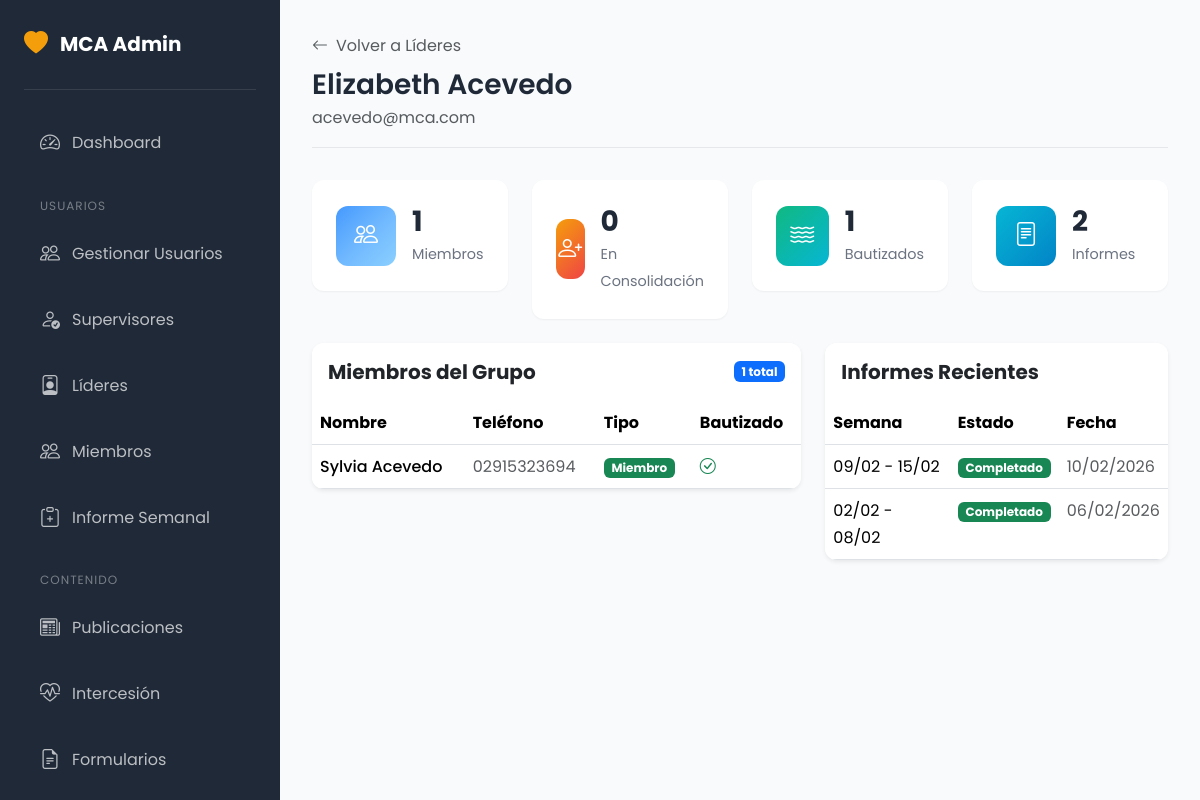
Screenshot of /admin/lider-stats.php?id=3 (signed in) with the database file from the repository.
### tables this page shows
CREATE TABLE `users` (
  `id` int(11) NOT NULL,
  `username` varchar(50) NOT NULL,
  `email` varchar(100) NOT NULL,
  `password` varchar(255) NOT NULL,
  `full_name` varchar(100) NOT NULL,
  `phone` varchar(20) DEFAULT NULL,
  `role` enum('admin','supervisor','lider','admin_jovenes','admin_mujeres','admin_varones','admin_juveniles','admin_evangelismo','admin_intercesion','user') NOT NULL DEFAULT 'user',
  `is_active` tinyint(1) NOT NULL DEFAULT 1,
  `created_at` timestamp NOT NULL DEFAULT current_timestamp(),
  `updated_at` timestamp NOT NULL DEFAULT current_timestamp() ON UPDATE current_timestamp()
);

CREATE TABLE `miembros` (
  `id` int(11) NOT NULL,
  `lider_id` int(11) NOT NULL,
  `nombre` varchar(100) NOT NULL,
  `telefono` varchar(20) DEFAULT NULL,
  `email` varchar(100) DEFAULT NULL,
  `direccion` text DEFAULT NULL,
  `fecha_nacimiento` date DEFAULT NULL,
  `notas` text DEFAULT NULL,
  `is_active` tinyint(1) NOT NULL DEFAULT 1,
  `created_at` timestamp NOT NULL DEFAULT current_timestamp(),
  `es_consolidacion` tinyint(1) DEFAULT 0,
  `esta_bautizado` tinyint(1) DEFAULT 0
);

CREATE TABLE `informes_semanales` (
  `id` int(11) NOT NULL,
  `lider_id` int(11) NOT NULL,
  `semana_inicio` date NOT NULL,
  `semana_fin` date NOT NULL,
  `observaciones` text DEFAULT NULL,
  `created_at` timestamp NOT NULL DEFAULT current_timestamp(),
  `updated_at` timestamp NOT NULL DEFAULT current_timestamp() ON UPDATE current_timestamp(),
  `estado` varchar(20) DEFAULT 'borrador',
  `anfitrion` varchar(100) DEFAULT NULL,
  `fecha_reunion` date DEFAULT NULL,
  `direccion` varchar(255) DEFAULT NULL,
  `hora_inicio` time DEFAULT NULL,
  `hora_termino` time DEFAULT NULL,
  `total_miembros` int(11) DEFAULT 0,
  `en_consolidacion` int(11) DEFAULT 0,
  `total_asistentes` int(11) DEFAULT 0,
  `nuevos_evangelizados` int(11) DEFAULT 0,
  `confesiones_fe` int(11) DEFAULT 0,
  `tema_expuesto` varchar(255) DEFAULT NULL,
  `ofrenda` decimal(10,2) DEFAULT 0.00,
  `proxima_fecha_omt` date DEFAULT NULL
);

### includes/functions.php (called while the page is built, shortened)
<?php
function sanitize($input) {
    return htmlspecialchars(trim($input), ENT_QUOTES, 'UTF-8');
}
function formatDate($date, $format = 'd/m/Y') {
    return date($format, strtotime($date));
}

### admin/lider-stats.php (the view, shortened to what this page needs)
<?php
require_once __DIR__ . '/../includes/functions.php';
$pdo = getConnection();
$liderId = (int)($_GET['id'] ?? 0);
$stmt = $pdo->prepare("SELECT * FROM users WHERE id = ? AND role = 'lider'");
$stmt->execute([$liderId]);
$lider = $stmt->fetch();
try {
    $stmt = $pdo->prepare("SELECT * FROM miembros WHERE lider_id = ? AND is_active = 1 ORDER BY nombre ASC");
    $stmt->execute([$liderId]);
    $miembros = $stmt->fetchAll();
} catch (PDOException $e) {
    $miembros = [];
}
try {
    $stmt = $pdo->prepare("
        SELECT * FROM informes_semanales
        WHERE lider_id = ?
        ORDER BY semana_inicio DESC
        LIMIT 12
    ");
    $stmt->execute([$liderId]);
    $informes = $stmt->fetchAll();
} catch (PDOException $e) {
    $informes = [];
}
$totalMiembros = count(array_filter($miembros, fn($m) => empty($m['es_consolidacion'] ?? 0)));
$enConsolidacion = count(array_filter($miembros, fn($m) => !empty($m['es_consolidacion'] ?? 0)));
$bautizados = count(array_filter($miembros, fn($m) => !empty($m['esta_bautizado'] ?? 0)));
$totalInformes = count($informes);
?>
<!DOCTYPE html>
<html lang="es">
<head>
    <link href="https://cdn.jsdelivr.net/npm/bootstrap@5.3.2/dist/css/bootstrap.min.css" rel="stylesheet">
    <link href="https://cdn.jsdelivr.net/npm/bootstrap-icons@1.11.1/font/bootstrap-icons.css" rel="stylesheet">
    <link href="<?= BASE_URL ?>/public/css/style.css" rel="stylesheet">
</head>
<body>
    <?php include __DIR__ . '/sidebar.php'; ?>
    <div class="admin-content">
        <div class="admin-header">
            <div>
                <a href="<?= BASE_URL ?>/admin/lideres.php" class="text-muted text-decoration-none">
                    <i class="bi bi-arrow-left me-2"></i>Volver a Líderes
                </a>
                <h1 class="mt-2"><?= sanitize($lider['full_name']) ?></h1>
                <p class="text-muted mb-0"><?= sanitize($lider['email']) ?></p>
            </div>
        </div>
        <div class="row g-4 mb-4">
            <div class="col-lg-3 col-md-6">
                <div class="stat-card">
                    <div class="icon primary">
                        <i class="bi bi-people"></i>
                    </div>
                    <div class="info">
                        <h3><?= $totalMiembros ?></h3>
                        <span>Miembros</span>
                    </div>
                </div>
            </div>
            <div class="col-lg-3 col-md-6">
                <div class="stat-card">
                    <div class="icon warning">
                        <i class="bi bi-person-plus"></i>
                    </div>
                    <div class="info">
                        <h3><?= $enConsolidacion ?></h3>
                        <span>En Consolidación</span>
                    </div>
                </div>
            </div>
            <div class="col-lg-3 col-md-6">
                <div class="stat-card">
                    <div class="icon success">
                        <i class="bi bi-water"></i>
                    </div>
                    <div class="info">
                        <h3><?= $bautizados ?></h3>
                        <span>Bautizados</span>
                    </div>
                </div>
            </div>
            <div class="col-lg-3 col-md-6">
                <div class="stat-card">
                    <div class="icon info">
                        <i class="bi bi-file-text"></i>
                    </div>
                    <div class="info">
                        <h3><?= $totalInformes ?></h3>
                        <span>Informes</span>
                    </div>
                </div>
            </div>
        </div>
        <div class="row g-4">
            <div class="col-lg-7">
                <div class="card border-0 shadow-sm">
                    <div class="card-header bg-white border-0 py-3 d-flex justify-content-between align-items-center">
                        <h5 class="mb-0 fw-bold">Miembros del Grupo</h5>
                        <span class="badge bg-primary"><?= count($miembros) ?> total</span>
                    </div>
                    <div class="card-body p-0">
                        <div class="table-responsive">
                            <table class="table table-hover mb-0">
                                <thead class="bg-light">
                                    <tr>
                                        <th>Nombre</th>
                                        <th>Teléfono</th>
                                        <th>Tipo</th>
                                        <th>Bautizado</th>
                                    </tr>
                                </thead>
                                <tbody>
                                    <?php foreach ($miembros as $m): ?>
                                    <tr>
                                        <td class="fw-medium"><?= sanitize($m['nombre']) ?></td>
                                        <td class="text-muted"><?= sanitize($m['telefono'] ?? '-') ?></td>
                                        <td>
                                            <?php if (!empty($m['es_consolidacion'] ?? 0)): ?>
                                            <span class="badge bg-warning">En Consolidación</span>
                                            <?php else: ?>
                                            <span class="badge bg-success">Miembro</span>
                                            <?php endif; ?>
                                        </td>
                                        <td>
                                            <?php if (!empty($m['esta_bautizado'] ?? 0)): ?>
                                            <i class="bi bi-check-circle text-success"></i>
                                            <?php else: ?>
                                            <i class="bi bi-x-circle text-muted"></i>
                                            <?php endif; ?>
                                        </td>
                                    </tr>
                                    <?php endforeach; ?>
                                </tbody>
                            </table>
                        </div>
                    </div>
                </div>
            </div>
            <div class="col-lg-5">
                <div class="card border-0 shadow-sm">
                    <div class="card-header bg-white border-0 py-3">
                        <h5 class="mb-0 fw-bold">Informes Recientes</h5>
                    </div>
                    <div class="card-body p-0">
                        <div class="table-responsive">
                            <table class="table table-hover mb-0">
                                <thead class="bg-light">
                                    <tr>
                                        <th>Semana</th>
                                        <th>Estado</th>
                                        <th>Fecha</th>
                                    </tr>
                                </thead>
                                <tbody>
                                    <?php foreach ($informes as $inf): ?>
                                    <tr>
                                        <td><?= formatDate($inf['semana_inicio'], 'd/m') ?> - <?= formatDate($inf['semana_fin'], 'd/m') ?></td>
                                        <td>
                                            <span class="badge bg-<?= $inf['estado'] === 'completado' ? 'success' : 'warning' ?>">
                                                <?= ucfirst($inf['estado']) ?>
                                            </span>
                                        </td>
                                        <td class="text-muted"><?= formatDate($inf['created_at'], 'd/m/Y') ?></td>
                                    </tr>
                                    <?php endforeach; ?>
                                </tbody>
                            </table>
                        </div>
                    </div>
                </div>
            </div>
        </div>
    </div>
</body>
</html>

### public/css/style.css (style rules this page uses)
:root { --primary-color: #4599FE; --primary-dark: #2f7CE6; --primary-light: #74B9FF; --secondary-color: #f59e0b; --secondary-dark: #d97706; --accent-color: #10b981; --dark-color: #1f2937; --light-color: #f3f4f6; --gradient-primary: linear-gradient(135deg, #4599FE 0%, #6FB8FF 50%, #8BD0FF 100%); --gradient-secondary: linear-gradient(135deg, #f59e0b 0%, #ef4444 100%); --gradient-accent: linear-gradient(135deg, #10b981 0%, #06b6d4 100%); --gradient-dark: linear-gradient(135deg, #1f2937 0%, #374151 100%); --font-primary: 'Poppins', sans-serif; --font-display: 'Playfair Display', serif; --shadow-sm: 0 1px 2px rgba(0,0,0,0.05); --shadow-md: 0 4px 6px -1px rgba(0,0,0,0.1), 0 2px 4px -1px rgba(0,0,0,0.06); --shadow-lg: 0 10px 15px -3px rgba(0,0,0,0.1), 0 4px 6px -2px rgba(0,0,0,0.05); --shadow-xl: 0 20px 25px -5px rgba(0,0,0,0.1), 0 10px 10px -5px rgba(0,0,0,0.04); --border-radius: 12px; --transition: all 0.3s ease; }
* { margin: 0; padding: 0; box-sizing: border-box; }
body { font-family: var(--font-primary); font-size: 16px; line-height: 1.7; color: var(--dark-color); background-color: #ffffff; overflow-x: hidden; }
html { overflow-x: hidden; }
h1, h2, h3, h4, h5, h6 { font-family: var(--font-primary); font-weight: 600; line-height: 1.3; margin-bottom: 1rem; }
a { text-decoration: none; transition: var(--transition); }
.card { border: none; border-radius: var(--border-radius); overflow: hidden; transition: var(--transition); box-shadow: var(--shadow-md); background: white; }
.card-body { padding: 1.5rem; }
.admin-content { margin-left: 280px; padding: 2rem; min-height: 100vh; background: #f8fafc; }
.admin-header { display: flex; justify-content: space-between; align-items: center; margin-bottom: 2rem; padding-bottom: 1rem; border-bottom: 1px solid #e5e7eb; }
.admin-header h1 { font-size: 1.75rem; margin-bottom: 0; }
.stat-card { background: white; border-radius: var(--border-radius); padding: 1.5rem; box-shadow: var(--shadow-sm); display: flex; align-items: center; gap: 1rem; }
.stat-card .icon { width: 60px; height: 60px; border-radius: 12px; display: flex; align-items: center; justify-content: center; font-size: 1.5rem; color: white; }
.stat-card .icon.primary { background: var(--gradient-primary); }
.stat-card .icon.success { background: var(--gradient-accent); }
.stat-card .icon.warning { background: var(--gradient-secondary); }
.stat-card .icon.info { background: linear-gradient(135deg, #06b6d4 0%, #0284c7 100%); }
.stat-card .info h3 { font-size: 1.75rem; font-weight: 700; margin-bottom: 0; }
.stat-card .info span { color: #6b7280; font-size: 0.9rem; }
.container, .container-fluid, .row { box-sizing: border-box; }

### rows the page displays
users: full_name "Elizabeth Acevedo", email "acevedo@mca.com"
miembros: es_consolidacion "1", es_consolidacion "0", esta_bautizado "1", nombre "Sylvia Acevedo", telefono "02915323694", shows "Miembro"
informes_semanales: semana_inicio "09/02", semana_fin "15/02", estado "Completado", created_at "10/02/2026"
informes_semanales: semana_inicio "02/02", semana_fin "08/02", estado "Completado", created_at "06/02/2026"

### other values shown
$totalInformes "2"
count($miembros) "1"
